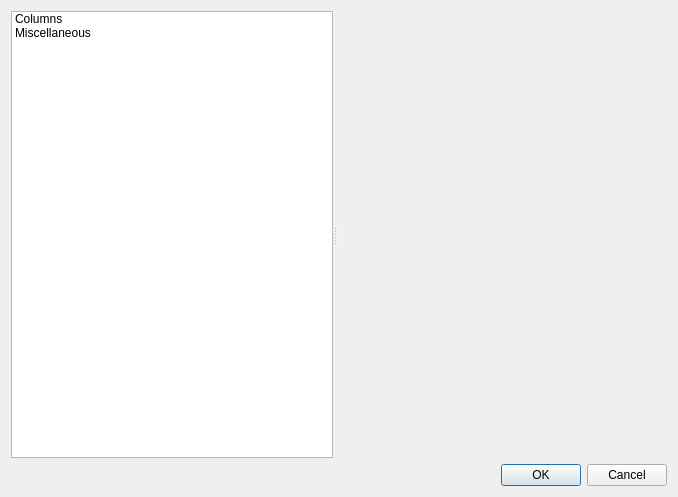
<?xml version="1.0" encoding="UTF-8"?>
<ui version="4.0">
 <class>Dialog</class>
 <widget class="QDialog" name="Dialog">
  <property name="geometry">
   <rect>
    <x>0</x>
    <y>0</y>
    <width>678</width>
    <height>497</height>
   </rect>
  </property>
  <property name="windowTitle">
   <string>Preferences</string>
  </property>
  <layout class="QGridLayout" name="gridLayout_2">
   <item row="0" column="0">
    <widget class="QSplitter" name="splitter">
     <property name="orientation">
      <enum>Qt::Horizontal</enum>
     </property>
     <widget class="QListWidget" name="listWidget_group">
      <item>
       <property name="text">
        <string>Columns</string>
       </property>
      </item>
      <item>
       <property name="text">
        <string>Miscellaneous</string>
       </property>
      </item>
     </widget>
     <widget class="QStackedWidget" name="stackedWidget">
      <property name="currentIndex">
       <number>1</number>
      </property>
      <widget class="QWidget" name="page_misc">
       <layout class="QGridLayout" name="gridLayout">
        <item row="0" column="0">
         <layout class="QVBoxLayout" name="verticalLayout">
          <item>
           <layout class="QHBoxLayout" name="horizontalLayout">
            <item>
             <widget class="QLabel" name="label">
              <property name="text">
               <string>Filter Mode:</string>
              </property>
             </widget>
            </item>
            <item>
             <spacer name="horizontalSpacer">
              <property name="orientation">
               <enum>Qt::Horizontal</enum>
              </property>
              <property name="sizeHint" stdset="0">
               <size>
                <width>40</width>
                <height>20</height>
               </size>
              </property>
             </spacer>
            </item>
           </layout>
          </item>
          <item>
           <layout class="QHBoxLayout" name="horizontalLayout_2">
            <item>
             <widget class="QLabel" name="label_2">
              <property name="text">
               <string>Case-Sensitivity:</string>
              </property>
             </widget>
            </item>
            <item>
             <spacer name="horizontalSpacer_2">
              <property name="orientation">
               <enum>Qt::Horizontal</enum>
              </property>
              <property name="sizeHint" stdset="0">
               <size>
                <width>40</width>
                <height>20</height>
               </size>
              </property>
             </spacer>
            </item>
           </layout>
          </item>
          <item>
           <layout class="QHBoxLayout" name="horizontalLayout_3">
            <item>
             <widget class="QLabel" name="label_3">
              <property name="text">
               <string>Column Sorting:</string>
              </property>
             </widget>
            </item>
            <item>
             <spacer name="horizontalSpacer_3">
              <property name="orientation">
               <enum>Qt::Horizontal</enum>
              </property>
              <property name="sizeHint" stdset="0">
               <size>
                <width>40</width>
                <height>20</height>
               </size>
              </property>
             </spacer>
            </item>
           </layout>
          </item>
          <item>
           <layout class="QHBoxLayout" name="horizontalLayout_4">
            <item>
             <widget class="QLabel" name="label_4">
              <property name="text">
               <string>Machine:</string>
              </property>
             </widget>
            </item>
            <item>
             <spacer name="horizontalSpacer_4">
              <property name="orientation">
               <enum>Qt::Horizontal</enum>
              </property>
              <property name="sizeHint" stdset="0">
               <size>
                <width>40</width>
                <height>20</height>
               </size>
              </property>
             </spacer>
            </item>
           </layout>
          </item>
          <item>
           <layout class="QHBoxLayout" name="horizontalLayout_5">
            <item>
             <widget class="QLabel" name="label_5">
              <property name="text">
               <string>Lattice Name:</string>
              </property>
             </widget>
            </item>
            <item>
             <spacer name="horizontalSpacer_5">
              <property name="orientation">
               <enum>Qt::Horizontal</enum>
              </property>
              <property name="sizeHint" stdset="0">
               <size>
                <width>40</width>
                <height>20</height>
               </size>
              </property>
             </spacer>
            </item>
           </layout>
          </item>
         </layout>
        </item>
        <item row="0" column="1">
         <layout class="QVBoxLayout" name="verticalLayout_2">
          <item>
           <widget class="QComboBox" name="comboBox_filter_mode">
            <item>
             <property name="text">
              <string>Simple</string>
             </property>
            </item>
            <item>
             <property name="text">
              <string>Advanced</string>
             </property>
            </item>
           </widget>
          </item>
          <item>
           <widget class="QComboBox" name="comboBox_case_sensitivity">
            <item>
             <property name="text">
              <string>sensitive</string>
             </property>
            </item>
            <item>
             <property name="text">
              <string>insensitive</string>
             </property>
            </item>
           </widget>
          </item>
          <item>
           <widget class="QComboBox" name="comboBox_column_sorting">
            <item>
             <property name="text">
              <string>Enabled</string>
             </property>
            </item>
            <item>
             <property name="text">
              <string>Disabled</string>
             </property>
            </item>
           </widget>
          </item>
          <item>
           <widget class="QComboBox" name="comboBox_machine">
            <item>
             <property name="text">
              <string>NSLS2</string>
             </property>
            </item>
            <item>
             <property name="text">
              <string>NSLS2V2</string>
             </property>
            </item>
           </widget>
          </item>
          <item>
           <widget class="QLineEdit" name="lineEdit_lattice_name"/>
          </item>
         </layout>
        </item>
       </layout>
      </widget>
      <widget class="QWidget" name="page_column_visibility_order"/>
     </widget>
    </widget>
   </item>
   <item row="1" column="0">
    <widget class="QDialogButtonBox" name="buttonBox">
     <property name="orientation">
      <enum>Qt::Horizontal</enum>
     </property>
     <property name="standardButtons">
      <set>QDialogButtonBox::Cancel|QDialogButtonBox::Ok</set>
     </property>
    </widget>
   </item>
  </layout>
 </widget>
 <resources/>
 <connections>
  <connection>
   <sender>buttonBox</sender>
   <signal>accepted()</signal>
   <receiver>Dialog</receiver>
   <slot>accept()</slot>
   <hints>
    <hint type="sourcelabel">
     <x>248</x>
     <y>254</y>
    </hint>
    <hint type="destinationlabel">
     <x>157</x>
     <y>274</y>
    </hint>
   </hints>
  </connection>
  <connection>
   <sender>buttonBox</sender>
   <signal>rejected()</signal>
   <receiver>Dialog</receiver>
   <slot>reject()</slot>
   <hints>
    <hint type="sourcelabel">
     <x>316</x>
     <y>260</y>
    </hint>
    <hint type="destinationlabel">
     <x>286</x>
     <y>274</y>
    </hint>
   </hints>
  </connection>
 </connections>
</ui>
